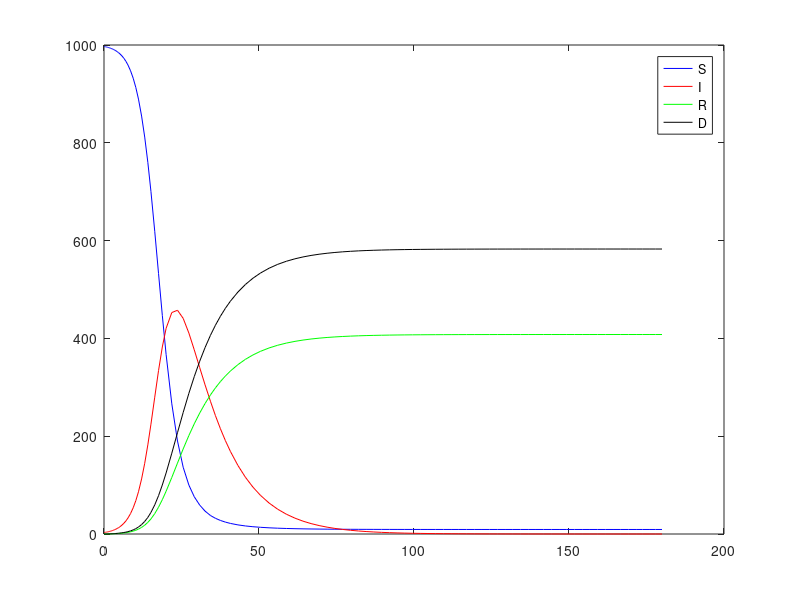

This chart was generated by the following MATLAB code:
clear all; clc; format long;

tspan = [0 180];
pop = 1000;
beta = 0.4;
alpha = 0.035;
gamma = 0.05;

F = @(t, Y) [
    -(beta/pop) * Y(2) * Y(1);
    (beta/pop) * Y(2) * Y(1) - alpha * Y(2) - gamma * Y(2);
    alpha * Y(2);
    gamma * Y(2)
];

Y0 = [997; 3; 0; 0];

[t, y] = ode45(F, tspan, Y0);

S = y(:,1);
I = y(:,2);
R = y(:,3);
D = y(:,4);

plot(t, S, 'b')
hold on
plot(t, I, 'r')
plot(t, R, 'g')
plot(t, D, 'k')

legend('S', 'I', 'R', 'D')
